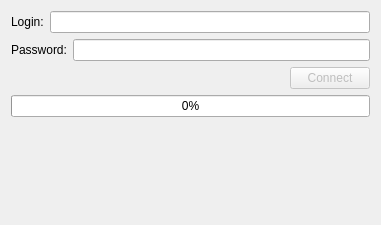
<?xml version="1.0" encoding="UTF-8"?>
<ui version="4.0">
 <class>Dialog</class>
 <widget class="QDialog" name="Dialog">
  <property name="geometry">
   <rect>
    <x>0</x>
    <y>0</y>
    <width>381</width>
    <height>225</height>
   </rect>
  </property>
  <property name="windowTitle">
   <string>Dummy Launcher</string>
  </property>
  <layout class="QVBoxLayout" name="verticalLayout_2">
   <item>
    <layout class="QVBoxLayout" name="verticalLayout">
     <item>
      <layout class="QHBoxLayout" name="horizontalLayout">
       <item>
        <widget class="QLabel" name="labelLogin">
         <property name="text">
          <string>Login:</string>
         </property>
        </widget>
       </item>
       <item>
        <widget class="QLineEdit" name="lineEditLogin"/>
       </item>
      </layout>
     </item>
     <item>
      <layout class="QHBoxLayout" name="horizontalLayout_2">
       <item>
        <widget class="QLabel" name="labelPassword">
         <property name="text">
          <string>Password:</string>
         </property>
        </widget>
       </item>
       <item>
        <widget class="QLineEdit" name="lineEdit_2">
         <property name="echoMode">
          <enum>QLineEdit::Password</enum>
         </property>
        </widget>
       </item>
      </layout>
     </item>
     <item>
      <layout class="QHBoxLayout" name="horizontalLayout_3">
       <item>
        <spacer name="horizontalSpacer">
         <property name="orientation">
          <enum>Qt::Horizontal</enum>
         </property>
         <property name="sizeHint" stdset="0">
          <size>
           <width>40</width>
           <height>20</height>
          </size>
         </property>
        </spacer>
       </item>
       <item>
        <widget class="QPushButton" name="pushButtonConnect">
         <property name="enabled">
          <bool>false</bool>
         </property>
         <property name="text">
          <string>Connect</string>
         </property>
        </widget>
       </item>
      </layout>
     </item>
     <item>
      <widget class="QProgressBar" name="progressBarUpdate">
       <property name="value">
        <number>0</number>
       </property>
      </widget>
     </item>
     <item>
      <widget class="QLabel" name="labelUpdate">
       <property name="text">
        <string/>
       </property>
      </widget>
     </item>
    </layout>
   </item>
  </layout>
 </widget>
 <layoutdefault spacing="6" margin="11"/>
 <resources/>
 <connections>
  <connection>
   <sender>pushButtonConnect</sender>
   <signal>clicked()</signal>
   <receiver>Dialog</receiver>
   <slot>onPushButtonConnectClick()</slot>
   <hints>
    <hint type="sourcelabel">
     <x>340</x>
     <y>117</y>
    </hint>
    <hint type="destinationlabel">
     <x>375</x>
     <y>182</y>
    </hint>
   </hints>
  </connection>
 </connections>
 <slots>
  <slot>onPushButtonConnectClick()</slot>
 </slots>
</ui>
